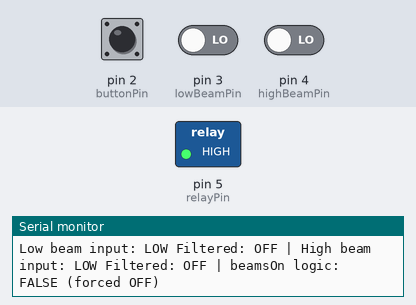
This sketch was run on a simulated Arduino Uno, built with avr-gcc and run on an emulated ATmega328P. Parts: switched loads named in the sketch (green lamp = pin HIGH), the last lines printed to the serial monitor. Inputs (shaded band) come from the test bench; at power-on: pin 2 (buttonPin) HIGH, pin 3 (lowBeamPin) LOW, pin 4 (highBeamPin) LOW.

Above: at 1.2 s.
1.3 s: pin 2 (buttonPin) pulled LOW for 0.15 s
4.4 s: pin 3 (lowBeamPin) driven HIGH
6.4 s: pin 2 (buttonPin) pulled LOW for 1 s
At 8.2 s:
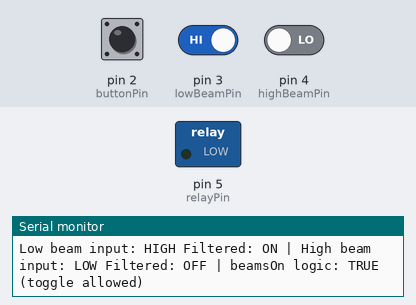
8.9 s: pin 4 (highBeamPin) driven HIGH
10.9 s: pin 3 (lowBeamPin) driven LOW
12.8 s: pin 4 (highBeamPin) driven LOW
At 15.9 s:
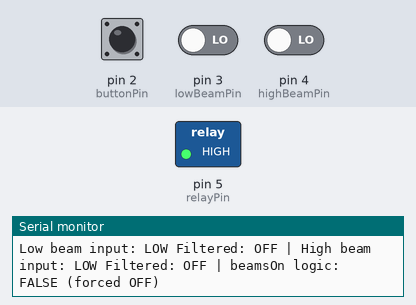
Timing chart, 0 to 16.8 s (numbered marks = the images above; inputs shaded):
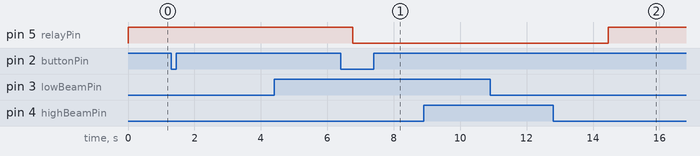

Measured:
- after the input at 6.4 s, pin 5 (relayPin): HIGH → LOW after 0.37 s
- after the input at 12.8 s, pin 5 (relayPin): LOW → HIGH after 1.7 s

The sketch:

fog_lights.ino
```cpp
const int buttonPin = 2;
const int relayPin = 5;
const int lowBeamPin = 3;
const int highBeamPin = 4;

bool lastButtonState = HIGH;
bool fogOn = false;
unsigned long lastDebounceTime = 0;
const unsigned long debounceDelay = 40; // Button debounce

// Glitch filter timing (ms)
const unsigned long glitchTime = 400;  // longer filtering for beam glitches
const unsigned long gracePeriod = 1000; // ms before forcing OFF

// For glitch filter
unsigned long lastLowBeamHigh = 0;
unsigned long lastHighBeamHigh = 0;
bool filteredLowBeam = false;
bool filteredHighBeam = false;

// For grace period
unsigned long beamsOffStart = 0;

void setup() {
  pinMode(buttonPin, INPUT_PULLUP); // Button to GND
  pinMode(relayPin, OUTPUT);
  pinMode(lowBeamPin, INPUT);
  pinMode(highBeamPin, INPUT);
  digitalWrite(relayPin, HIGH);     // Relay OFF at startup

  Serial.begin(9600);
  Serial.println("Setup complete. Waiting for button...");
}

void loop() {
  // -------- Beam Input Glitch Filter --------
  bool rawLowBeam = digitalRead(lowBeamPin);
  bool rawHighBeam = digitalRead(highBeamPin);

  // Low beam filter
  if (rawLowBeam == HIGH) {
    lastLowBeamHigh = millis();
    filteredLowBeam = true;
  } else if (millis() - lastLowBeamHigh > glitchTime) {
    filteredLowBeam = false;
  }

  // High beam filter
  if (rawHighBeam == HIGH) {
    lastHighBeamHigh = millis();
    filteredHighBeam = true;
  } else if (millis() - lastHighBeamHigh > glitchTime) {
    filteredHighBeam = false;
  }

  bool beamsOn = filteredLowBeam || filteredHighBeam;

  // -------- Button Debounce --------
  bool buttonState = digitalRead(buttonPin);
  static bool debouncedButton = HIGH;

  if (buttonState != lastButtonState) {
    lastDebounceTime = millis();
    lastButtonState = buttonState;
  }
  if ((millis() - lastDebounceTime) > debounceDelay) {
    debouncedButton = buttonState;
  }

  // -------- Debug Info --------
  Serial.print("Low beam input: ");
  Serial.print(rawLowBeam == HIGH ? "HIGH " : "LOW ");
  Serial.print("Filtered: ");
  Serial.print(filteredLowBeam ? "ON " : "OFF ");
  Serial.print("| High beam input: ");
  Serial.print(rawHighBeam == HIGH ? "HIGH " : "LOW ");
  Serial.print("Filtered: ");
  Serial.print(filteredHighBeam ? "ON " : "OFF ");
  Serial.print("| beamsOn logic: ");
  Serial.println(beamsOn ? "TRUE (toggle allowed)" : "FALSE (forced OFF)");

  // Only toggle ON the transition from not pressed to pressed (debounced)
  static bool lastDebouncedButton = HIGH;
  if (lastDebouncedButton == HIGH && debouncedButton == LOW) {
    if (beamsOn) {
      fogOn = !fogOn;
      Serial.print("TOGGLE FOG: ");
      Serial.println(fogOn ? "ON" : "OFF");
    } else {
      Serial.println("Button pressed, but NO BEAM input active — FOG NOT ALLOWED");
    }
  }
  lastDebouncedButton = debouncedButton;

  // -------- Grace Period Forced OFF --------
  if (!beamsOn) {
    if (beamsOffStart == 0) beamsOffStart = millis();
    if ((millis() - beamsOffStart > gracePeriod) && fogOn) {
      fogOn = false;
      Serial.println("No beam input — fog light forced OFF and reset (after grace period).");
    }
  } else {
    beamsOffStart = 0;
  }

  static bool lastRelayState = false;
  if (lastRelayState != fogOn) {
    Serial.print("Relay OUTPUT: ");
    Serial.println(fogOn ? "ON (LOW)" : "OFF (HIGH)");
    lastRelayState = fogOn;
  }

  digitalWrite(relayPin, fogOn ? LOW : HIGH);

  delay(10); // Fast, but gives enough time for debug output
}
```
